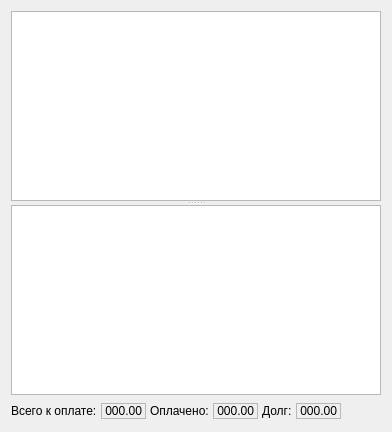
               <widget class="QWidget" name="tab">
                <attribute name="title">
                 <string>Оплата</string>
                </attribute>
                <layout class="QGridLayout" name="gridLayout_2">
                 <item row="0" column="0">
                  <widget class="QSplitter" name="splitter_2">
                   <property name="orientation">
                    <enum>Qt::Vertical</enum>
                   </property>
                   <widget class="CTableView" name="tblEventAccActions"/>
                   <widget class="CInDocTableView" name="tblEventPayments"/>
                  </widget>
                 </item>
                 <item row="1" column="0">
                  <layout class="QHBoxLayout" name="horizontalLayout_7">
                   <property name="spacing">
                    <number>4</number>
                   </property>
                   <property name="margin">
                    <number>0</number>
                   </property>
                   <item>
                    <widget class="QLabel" name="lblPaymentAcc">
                     <property name="sizePolicy">
                      <sizepolicy hsizetype="Minimum" vsizetype="Fixed">
                       <horstretch>0</horstretch>
                       <verstretch>0</verstretch>
                      </sizepolicy>
                     </property>
                     <property name="text">
                      <string>Всего к оплате:</string>
                     </property>
                    </widget>
                   </item>
                   <item>
                    <widget class="QLabel" name="lblPaymentAccValue">
                     <property name="sizePolicy">
                      <sizepolicy hsizetype="Preferred" vsizetype="Fixed">
                       <horstretch>0</horstretch>
                       <verstretch>0</verstretch>
                      </sizepolicy>
                     </property>
                     <property name="frameShape">
                      <enum>QFrame::StyledPanel</enum>
                     </property>
                     <property name="frameShadow">
                      <enum>QFrame::Sunken</enum>
                     </property>
                     <property name="text">
                      <string>000.00</string>
                     </property>
                     <property name="scaledContents">
                      <bool>false</bool>
                     </property>
                     <property name="alignment">
                      <set>Qt::AlignRight|Qt::AlignTrailing|Qt::AlignVCenter</set>
                     </property>
                    </widget>
                   </item>
                   <item>
                    <widget class="QLabel" name="lblPaymentPayedSum">
                     <property name="sizePolicy">
                      <sizepolicy hsizetype="Minimum" vsizetype="Fixed">
                       <horstretch>0</horstretch>
                       <verstretch>0</verstretch>
                      </sizepolicy>
                     </property>
                     <property name="text">
                      <string>Оплачено:</string>
                     </property>
                    </widget>
                   </item>
                   <item>
                    <widget class="QLabel" name="lblPaymentPayedSumValue">
                     <property name="sizePolicy">
                      <sizepolicy hsizetype="Preferred" vsizetype="Fixed">
                       <horstretch>0</horstretch>
                       <verstretch>0</verstretch>
                      </sizepolicy>
                     </property>
                     <property name="frameShape">
                      <enum>QFrame::StyledPanel</enum>
                     </property>
                     <property name="frameShadow">
                      <enum>QFrame::Sunken</enum>
                     </property>
                     <property name="text">
                      <string>000.00</string>
                     </property>
                     <property name="scaledContents">
                      <bool>false</bool>
                     </property>
                     <property name="alignment">
                      <set>Qt::AlignRight|Qt::AlignTrailing|Qt::AlignVCenter</set>
                     </property>
                    </widget>
                   </item>
                   <item>
                    <widget class="QLabel" name="lblPaymentTotal">
                     <property name="sizePolicy">
                      <sizepolicy hsizetype="Minimum" vsizetype="Fixed">
                       <horstretch>0</horstretch>
                       <verstretch>0</verstretch>
                      </sizepolicy>
                     </property>
                     <property name="text">
                      <string>Долг:</string>
                     </property>
                    </widget>
                   </item>
                   <item>
                    <widget class="QLabel" name="lblPaymentTotalValue">
                     <property name="sizePolicy">
                      <sizepolicy hsizetype="Preferred" vsizetype="Fixed">
                       <horstretch>0</horstretch>
                       <verstretch>0</verstretch>
                      </sizepolicy>
                     </property>
                     <property name="frameShape">
                      <enum>QFrame::StyledPanel</enum>
                     </property>
                     <property name="frameShadow">
                      <enum>QFrame::Sunken</enum>
                     </property>
                     <property name="text">
                      <string>000.00</string>
                     </property>
                     <property name="scaledContents">
                      <bool>false</bool>
                     </property>
                     <property name="alignment">
                      <set>Qt::AlignRight|Qt::AlignTrailing|Qt::AlignVCenter</set>
                     </property>
                    </widget>
                   </item>
                   <item>
                    <spacer name="horizontalSpacer_11">
                     <property name="orientation">
                      <enum>Qt::Horizontal</enum>
                     </property>
                     <property name="sizeHint" stdset="0">
                      <size>
                       <width>40</width>
                       <height>20</height>
                      </size>
                     </property>
                    </spacer>
                   </item>
                  </layout>
                 </item>
                </layout>
               </widget>
